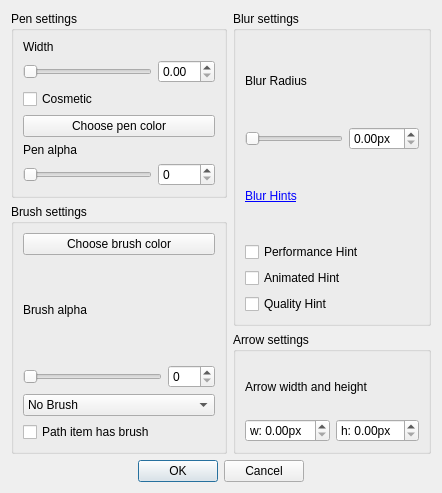
<?xml version="1.0" encoding="UTF-8"?>
<ui version="4.0">
 <class>BrushPenSelection</class>
 <widget class="QDialog" name="BrushPenSelection">
  <property name="geometry">
   <rect>
    <x>0</x>
    <y>0</y>
    <width>442</width>
    <height>493</height>
   </rect>
  </property>
  <property name="focusPolicy">
   <enum>Qt::StrongFocus</enum>
  </property>
  <property name="windowTitle">
   <string notr="true">Dialog</string>
  </property>
  <layout class="QGridLayout" name="gridLayout_4">
   <item row="1" column="0" rowspan="4">
    <widget class="QGroupBox" name="groupBox_2">
     <property name="title">
      <string>Brush settings</string>
     </property>
     <layout class="QGridLayout" name="gridLayout">
      <item row="1" column="0">
       <widget class="QLabel" name="label_4">
        <property name="text">
         <string>Brush alpha</string>
        </property>
       </widget>
      </item>
      <item row="3" column="0" colspan="2">
       <widget class="QComboBox" name="brushStyle">
        <item>
         <property name="text">
          <string>No Brush</string>
         </property>
        </item>
        <item>
         <property name="text">
          <string>Solid</string>
         </property>
        </item>
        <item>
         <property name="text">
          <string>Dense 1</string>
         </property>
        </item>
        <item>
         <property name="text">
          <string>Dense 2</string>
         </property>
        </item>
        <item>
         <property name="text">
          <string>Dense 3</string>
         </property>
        </item>
        <item>
         <property name="text">
          <string>Dense 4</string>
         </property>
        </item>
        <item>
         <property name="text">
          <string>Dense 5</string>
         </property>
        </item>
        <item>
         <property name="text">
          <string>Dense 6</string>
         </property>
        </item>
        <item>
         <property name="text">
          <string>Dense 7</string>
         </property>
        </item>
        <item>
         <property name="text">
          <string>Horizontal</string>
         </property>
        </item>
        <item>
         <property name="text">
          <string>Vertical</string>
         </property>
        </item>
        <item>
         <property name="text">
          <string>Cross pattern</string>
         </property>
        </item>
        <item>
         <property name="text">
          <string>Backwards diagonal</string>
         </property>
        </item>
        <item>
         <property name="text">
          <string>Forwards diagonal</string>
         </property>
        </item>
        <item>
         <property name="text">
          <string>Diagonal cross</string>
         </property>
        </item>
       </widget>
      </item>
      <item row="0" column="0" colspan="2">
       <widget class="QPushButton" name="brushColor">
        <property name="text">
         <string>Choose brush color</string>
        </property>
       </widget>
      </item>
      <item row="2" column="1">
       <widget class="QSpinBox" name="alphaSpin">
        <property name="maximum">
         <number>255</number>
        </property>
       </widget>
      </item>
      <item row="2" column="0">
       <widget class="QSlider" name="alphaSlider">
        <property name="maximum">
         <number>255</number>
        </property>
        <property name="orientation">
         <enum>Qt::Horizontal</enum>
        </property>
       </widget>
      </item>
      <item row="4" column="0" colspan="2">
       <widget class="QCheckBox" name="pathItemHasBrush">
        <property name="text">
         <string>Path item has brush</string>
        </property>
       </widget>
      </item>
     </layout>
    </widget>
   </item>
   <item row="5" column="0" colspan="2">
    <widget class="QDialogButtonBox" name="buttonBox">
     <property name="standardButtons">
      <set>QDialogButtonBox::Cancel|QDialogButtonBox::Ok</set>
     </property>
     <property name="centerButtons">
      <bool>true</bool>
     </property>
    </widget>
   </item>
   <item row="0" column="0">
    <widget class="QGroupBox" name="groupBox">
     <property name="title">
      <string>Pen settings</string>
     </property>
     <layout class="QGridLayout" name="gridLayout_2">
      <item row="1" column="0">
       <widget class="QSlider" name="widthSlider">
        <property name="maximum">
         <number>2500</number>
        </property>
        <property name="orientation">
         <enum>Qt::Horizontal</enum>
        </property>
       </widget>
      </item>
      <item row="4" column="0" colspan="2">
       <widget class="QPushButton" name="penColor">
        <property name="text">
         <string>Choose pen color</string>
        </property>
       </widget>
      </item>
      <item row="3" column="0">
       <widget class="QCheckBox" name="cosmetic">
        <property name="text">
         <string>Cosmetic</string>
        </property>
       </widget>
      </item>
      <item row="0" column="0">
       <widget class="QLabel" name="label_3">
        <property name="text">
         <string>Width</string>
        </property>
       </widget>
      </item>
      <item row="5" column="0">
       <widget class="QLabel" name="label_5">
        <property name="text">
         <string>Pen alpha</string>
        </property>
       </widget>
      </item>
      <item row="1" column="1">
       <widget class="QDoubleSpinBox" name="widthSpinner"/>
      </item>
      <item row="6" column="0">
       <widget class="QSlider" name="penAlphaSlider">
        <property name="maximum">
         <number>255</number>
        </property>
        <property name="orientation">
         <enum>Qt::Horizontal</enum>
        </property>
       </widget>
      </item>
      <item row="6" column="1">
       <widget class="QSpinBox" name="penAlphaSpin">
        <property name="maximum">
         <number>255</number>
        </property>
       </widget>
      </item>
     </layout>
    </widget>
   </item>
   <item row="3" column="1" rowspan="2">
    <widget class="QGroupBox" name="groupBox_4">
     <property name="title">
      <string>Arrow settings</string>
     </property>
     <layout class="QGridLayout" name="gridLayout_5">
      <item row="0" column="0" colspan="2">
       <widget class="QLabel" name="label_6">
        <property name="text">
         <string>Arrow width and height</string>
        </property>
       </widget>
      </item>
      <item row="1" column="0">
       <widget class="QDoubleSpinBox" name="arroww">
        <property name="prefix">
         <string notr="true">w: </string>
        </property>
        <property name="suffix">
         <string notr="true">px</string>
        </property>
       </widget>
      </item>
      <item row="1" column="1">
       <widget class="QDoubleSpinBox" name="arrowh">
        <property name="prefix">
         <string notr="true">h: </string>
        </property>
        <property name="suffix">
         <string notr="true">px</string>
        </property>
       </widget>
      </item>
     </layout>
    </widget>
   </item>
   <item row="0" column="1" rowspan="3">
    <widget class="QGroupBox" name="groupBox_3">
     <property name="title">
      <string>Blur settings</string>
     </property>
     <layout class="QGridLayout" name="gridLayout_3">
      <item row="1" column="0" colspan="2">
       <widget class="QSlider" name="radSlider">
        <property name="maximum">
         <number>3000</number>
        </property>
        <property name="orientation">
         <enum>Qt::Horizontal</enum>
        </property>
       </widget>
      </item>
      <item row="3" column="0" colspan="3">
       <widget class="QCheckBox" name="performance">
        <property name="text">
         <string>Performance Hint</string>
        </property>
       </widget>
      </item>
      <item row="4" column="0" colspan="3">
       <widget class="QCheckBox" name="animated">
        <property name="text">
         <string>Animated Hint</string>
        </property>
       </widget>
      </item>
      <item row="5" column="0">
       <widget class="QCheckBox" name="quality">
        <property name="text">
         <string>Quality Hint</string>
        </property>
       </widget>
      </item>
      <item row="2" column="0" colspan="2">
       <widget class="QLabel" name="label_2">
        <property name="whatsThis">
         <string notr="true">http://doc.qt.io/qt-5/qgraphicsblureffect.html#BlurHint-enum</string>
        </property>
        <property name="text">
         <string>&lt;a href=&quot;http://doc.qt.io/qt-5/qgraphicsblureffect.html#BlurHint-enum&quot;&gt;Blur Hints</string>
        </property>
        <property name="openExternalLinks">
         <bool>true</bool>
        </property>
        <property name="textInteractionFlags">
         <set>Qt::TextBrowserInteraction</set>
        </property>
       </widget>
      </item>
      <item row="0" column="0" colspan="3">
       <widget class="QLabel" name="label">
        <property name="text">
         <string>Blur Radius</string>
        </property>
       </widget>
      </item>
      <item row="1" column="2">
       <widget class="QDoubleSpinBox" name="radSpinner">
        <property name="suffix">
         <string notr="true">px</string>
        </property>
        <property name="maximum">
         <double>30.000000000000000</double>
        </property>
       </widget>
      </item>
     </layout>
    </widget>
   </item>
  </layout>
 </widget>
 <resources/>
 <connections>
  <connection>
   <sender>alphaSlider</sender>
   <signal>sliderMoved(int)</signal>
   <receiver>alphaSpin</receiver>
   <slot>setValue(int)</slot>
   <hints>
    <hint type="sourcelabel">
     <x>91</x>
     <y>292</y>
    </hint>
    <hint type="destinationlabel">
     <x>196</x>
     <y>292</y>
    </hint>
   </hints>
  </connection>
  <connection>
   <sender>alphaSpin</sender>
   <signal>valueChanged(int)</signal>
   <receiver>alphaSlider</receiver>
   <slot>setValue(int)</slot>
   <hints>
    <hint type="sourcelabel">
     <x>196</x>
     <y>292</y>
    </hint>
    <hint type="destinationlabel">
     <x>91</x>
     <y>292</y>
    </hint>
   </hints>
  </connection>
  <connection>
   <sender>penAlphaSpin</sender>
   <signal>valueChanged(int)</signal>
   <receiver>penAlphaSlider</receiver>
   <slot>setValue(int)</slot>
   <hints>
    <hint type="sourcelabel">
     <x>191</x>
     <y>211</y>
    </hint>
    <hint type="destinationlabel">
     <x>86</x>
     <y>211</y>
    </hint>
   </hints>
  </connection>
  <connection>
   <sender>penAlphaSlider</sender>
   <signal>valueChanged(int)</signal>
   <receiver>penAlphaSpin</receiver>
   <slot>setValue(int)</slot>
   <hints>
    <hint type="sourcelabel">
     <x>86</x>
     <y>211</y>
    </hint>
    <hint type="destinationlabel">
     <x>191</x>
     <y>211</y>
    </hint>
   </hints>
  </connection>
 </connections>
</ui>
